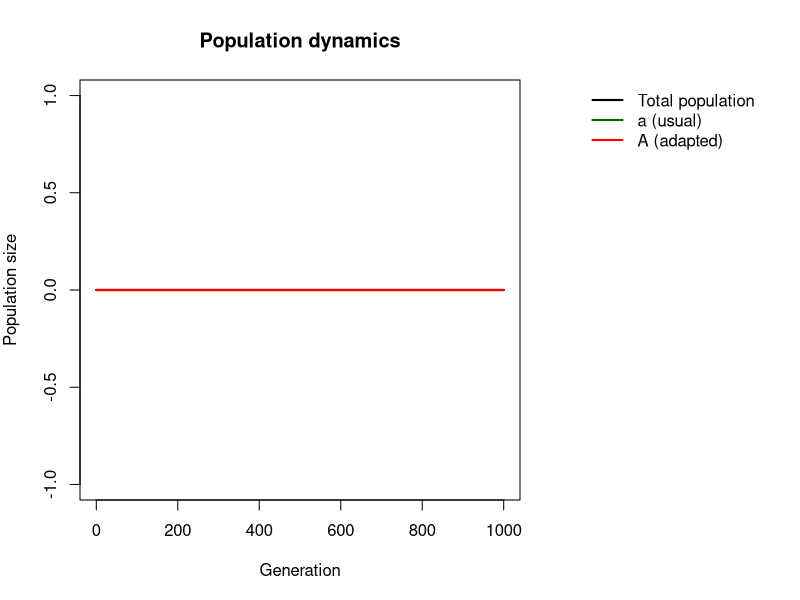
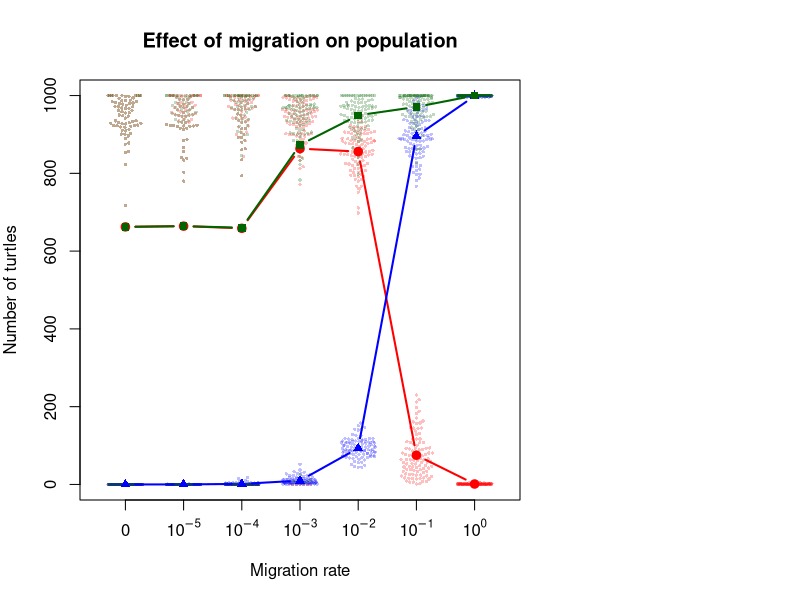

Recreate these plots in R, in order.
## ---- chunk 1
# FUNCTION 1: SIMULATE ONE GENERATION

# The model includes two turtle types:
# a = usual turtles, which are affected by warming
# A = adapted turtles, which have a relative growth advantage

simulate_one_gen <- function(N_a, N_A, decay_rate, sel_coeff, mut_rate, mig_rate, N_source_a, carrying_capacity = 1000) {

# STEP 1: Generate offspring for each turtle type

# For type a, the expected number of offspring is reduced
# by the warming-related decay rate.
# For type A, offspring production depends on its current population, its selection advantage, warming and how close the total population is to carrying capacity.
  offsp_a <- rpois(1, N_a * (1 - decay_rate))
  offsp_A <- rpois(1, N_A + N_A * (sel_coeff - decay_rate) * (1 - (N_a + N_A) / carrying_capacity))

# Calculate the total number of offspring of both types.
  offsp_total <- offsp_A + offsp_a

# If the total exceeds carrying capacity, randomly retain individuals until the population is within the limit.
  if (offsp_total > carrying_capacity) 
    {
    
    offsp_a <- rbinom(1, carrying_capacity, offsp_a / offsp_total)

# The remaining individuals belong to type A.
    offsp_A <- carrying_capacity - offsp_a
  }

# STEP 2: Simulate mutation from type a to type A

# The expected number of mutations depends on the number of type-a offspring and the mutation rate.
  mut_a_to_A <- rpois(1, offsp_a * mut_rate)

# STEP 3: Simulate immigration from the source beach

# The number of immigrants is determined by the source population size and the migration rate.
# In this model, immigrants are type a, not type A.
  mig_a <- rpois(1, N_source_a * mig_rate)

# STEP 4: Calculate the population sizes in the next generation

# Type a loses individuals through mutation but gains individuals through immigration.
  N_a_new <- offsp_a - mut_a_to_A + mig_a

# Type A gains the individuals that mutated from type a.
# Existing type-A offspring remain part of this population.
  N_A_new <- offsp_A + mut_a_to_A

# Apply carrying capacity after immigration.
N_total_new <- N_a_new + N_A_new

if (N_total_new > carrying_capacity) {
  N_a_new <- rbinom(1, carrying_capacity,
                   N_a_new / N_total_new)
  N_A_new <- carrying_capacity - N_a_new
}
  
# Return the updated populations for the next generation.
  return(c(
    N_a = N_a_new,
    N_A = N_A_new
  ))

}

print(simulate_one_gen(N_a = 100, N_A = 0, decay_rate = 0.1, sel_coeff = 0.2, mut_rate = 0.01, mig_rate = 0.05, N_source_a = 1000, carrying_capacity = 1000))

## ---- chunk 2
# FUNCTION 2: SIMULATE THE POPULATION

# This function simulates how the populations of type a and type A change over several generations.

# It uses simulate_one_gen() to calculate the population in the next generation and saves the results at every step.

simulate_pop <- function(N_init_a, N_init_A, decay_rate, sel_coeff,
                         mut_rate, mig_rate, N_source_a, t_max,
                         carrying_capacity = 1000) {

# Store the initial population.
# The simulation starts with N_init_a usual turtles and N_init_A adapted turtles.
  pop_vector <- c(N_init_a, N_init_A)

# Store the current population.
# This vector is updated at every generation.
  pop_new <- c(N_init_a, N_init_A)

# Run the simulation for t_max generations.
# seq_len(t_max) produces the numbers from 1 to t_max.
  for (i in seq_len(t_max)) {

# Simulate the next generation using Function 1.
# pop_new[1] is the current number of a turtles.
# pop_new[2] is the current number of A turtles.
# The other describe warming, selection, mutation, migration and carrying capacity.
    pop_new <- simulate_one_gen(
      pop_new[1], pop_new[2],
      decay_rate, sel_coeff, mut_rate,
      mig_rate, N_source_a, carrying_capacity
    )

# Add the newly calculated population as a new row.
# This stores the population sizes for every generation, rather than keeping only the final result.
    pop_vector <- rbind(pop_vector, pop_new)
  }

# Label the rows with their generation numbers.
# The first row is generation 0, which contains the initial population. The last row corresponds to generation t_max.
  rownames(pop_vector) <- 0:(nrow(pop_vector) - 1)

# Name the two columns according to the turtle types.
# Generations remain row names; they are not a population column.
  colnames(pop_vector) <- c("a", "A")

# Return the complete population trajectory.
# The result contains two columns (a and A) and one row for the initial population and every simulated generation.
  return(pop_vector)
}


# MODEL PARAMETERS

# Set the number of generations to simulate.
# The model will calculate generations 1 to 1000 after
# starting with the initial population at generation 0.
max_gen <- 1000


# PLOT 1: GENERATION VS POPULATION SIZE

# Run the population simulation with the chosen parameters.
output <- simulate_pop(
  N_init_a = 0,          # Initial number of usual turtles
  N_init_A = 0,             # Initially, there are no adapted turtles
  decay_rate = 0.1,         # Negative effect of warming
  sel_coeff = 0.2,          # Relative growth advantage of type A
  mut_rate = 0.001,         # Mutation rate from a to A
  mig_rate = 0,          # Migration rate from the source beach
  N_source_a = 1000,        # Number of turtles in the source population
  t_max = max_gen,          # Number of generations to simulate
  carrying_capacity = 1000  # Maximum population size for the offspring step
)

# Create a separate display table.
# The row names from output are shown in a column named Generations.
# This does not change the original output matrix.
output_table <- data.frame(
  Generations = as.integer(rownames(output)),
  a = output[, "a"],
  A = output[, "A"]
)

# Print the last six generations, including generation 1000.
print(tail(output_table), row.names = FALSE)


# GENERATION NUMBERS FOR PLOT 1

# Create the generation numbers for the x-axis.
# There are 1001 population records, from generation 0 to 1000.
x_range <- 0:(nrow(output) - 1)

## ---- chunk 3
# Leave space on the right for the legend
par(mar = c(5, 4, 4, 14), xpd = NA)

# Total population
plot(
  x_range, rowSums(output),
  type = "l",
  col = "black",
  lwd = 2,
  ylim = c(0, max(rowSums(output))),
  xlab = "Generation",
  ylab = "Population size",
  main = "Population dynamics"
)

# Type a and type A
lines(x_range, output[, "a"], col = "darkgreen", lwd = 2)
lines(x_range, output[, "A"], col = "red", lwd = 2)

# Legend OUTSIDE the plot, on the right
legend(
  "topright",
  inset = c(-0.55, 0),
  legend = c("Total population", "a (usual)", "A (adapted)"),
  col = c("black", "darkgreen", "red"),
  lty = 1,
  lwd = 2,
  bty = "n",
  xpd = NA
)

# Restore the standard margins
par(mar = c(5, 4, 4, 2), xpd = FALSE)

## ---- chunk 4
# PLOTS 2: EFFECT OF MIGRATION

# Migration rates to compare
migration_rates <- c(0, 10^seq(-5, 0, by = 1))

# Repeat simulations to account for random variation
n_replicates <- 100

# Store the mean results for each migration rate
adapted_A <- numeric(length(migration_rates))
mig_a <- 1000 * migration_rates # Expected number of migrating turtles per generation
population_size <- numeric(length(migration_rates))
all_results <- vector("list", length(migration_rates))


for (j in seq_along(migration_rates)) {

  # Store the final results of repeated simulations
  results <- matrix(NA_real_, nrow = n_replicates, ncol = 3)

  for (rep in seq_len(n_replicates)) {

    sim <- simulate_pop(
      N_init_a = 1000,
      N_init_A = 0,
      decay_rate = 0.1,
      sel_coeff = 0.2,
      mut_rate = 0.001,
      mig_rate = migration_rates[j], 
      N_source_a = 1000,
      t_max = max_gen,
      carrying_capacity = 1000
    )

# Number of A and a turtles at the final generation
    results[rep, 1] <- sim[nrow(sim), "A"]
    
    results[rep, 2] <- sim[nrow(sim), "a"]
    
# Total population at the final generation
    results[rep, 3] <- sum(sim[nrow(sim), ])
  }

all_results[[j]] <- results

# Calculate the mean across replicate simulations
  adapted_A[j] <- mean(results[, 1])
  mig_a [j] <- mean(results[, 2])
  population_size[j] <- mean(results[, 3])
}

# PLOT 2: MIGRATION VS POPULATION TYPES AND TOTAL POPULATION

# Leave space on the right for the legend
par(mar = c(5, 4, 4, 14), xpd = NA)

# Install once in the Console if needed: install.packages("beeswarm")
if (!requireNamespace("beeswarm", quietly = TRUE)) {
  stop('Please install beeswarm first: install.packages("beeswarm")')
}

# Set up axes without drawing the mean lines yet
matplot(
  seq_along(migration_rates),
  cbind(adapted_A, mig_a, population_size),
  type = "n", xaxt = "n",
  xlim = c(0.5, length(migration_rates) + 0.5),
  ylim = range(c(0, unlist(all_results)), finite = TRUE),
  xlab = "Migration rate",
  ylab = "Number of turtles",
  main = "Effect of migration on population"
)

# Individual final-generation outcomes, behind the mean lines
swarm_colors <- c("red", "blue", "darkgreen")
for (k in 1:3) {
  beeswarm::beeswarm(
    lapply(all_results, function(x) x[, k]),
    at = seq_along(migration_rates),
    add = TRUE,
    pch = 16,
    cex = 0.45,
    col = adjustcolor(swarm_colors[k], alpha.f = 0.25),
    corral = "wrap",
    corralWidth = 0.6,
    xpd = FALSE
  )
}

# Original mean lines and symbols on top
matlines(
  seq_along(migration_rates),
  cbind(adapted_A, mig_a, population_size),
  type = "b",
  pch = c(19, 17, 15),
  col = c("red", "blue", "darkgreen"),
  lty = 1,
  lwd = 2
)
axis(
  side = 1,
  at = seq_along(migration_rates),
  labels = expression(0, 10^{-5}, 10^{-4}, 10^{-3},
                      10^{-2}, 10^{-1}, 10^{0})
)

legend(
  "topright",
  inset = c(-1,00, 0),cex = 0.6,
  legend = c("Adapted turtles (A)", "Migrating turtles (a)", "Total population (a + A)"),
  col = c("red", "blue", "darkgreen"),
  pch = c(19, 17, 15),
  lty = 1,
  lwd = 2,
  bty = "n",
  xpd = NA
)

# Restore the standard plotting margins, leave space on the right for the legend, if needed.
par(mar = c(5, 4, 4, 2), xpd = FALSE)

## ---- chunk 5
# Calculate Frequencies
# Calculate the total local population at each generation
N_total <- output[, "a"] + output[, "A"]

# Calculate the frequency of type a
freq_a <- ifelse(
  N_total > 0,
  output[, "a"] / N_total,
  NA
)

# Calculate the frequency of type A
freq_A <- ifelse(
  N_total > 0,
  output[, "A"] / N_total,
  NA
)

# Store the results in a data frame
frequency_output <- data.frame(
  Generations = 0:(nrow(output) - 1),
  N_total = N_total,
  freq_a = freq_a,
  freq_A = freq_A
)

# Display the frequency results
print(frequency_output)
